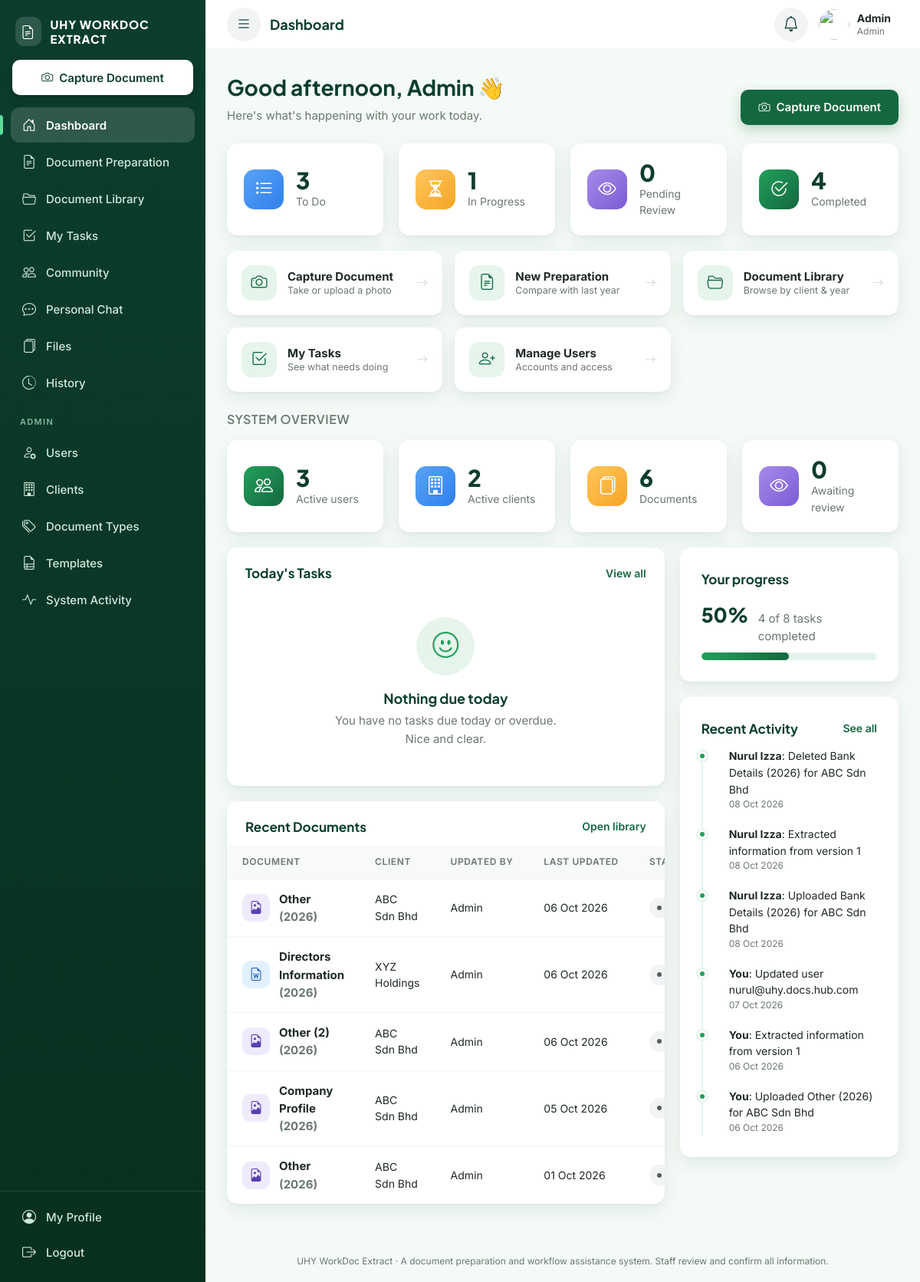
/dashboard.php (signed in), run on the app's committed database.
### tables this page shows
CREATE TABLE `users` (
  `user_id` int(10) UNSIGNED NOT NULL,
  `name` varchar(120) NOT NULL,
  `username` varchar(50) NOT NULL,
  `email` varchar(150) NOT NULL,
  `password` varchar(255) NOT NULL,
  `role` enum('admin','staff') NOT NULL DEFAULT 'staff',
  `staff_type` enum('staff','contract','intern') DEFAULT NULL,
  `department` varchar(50) DEFAULT NULL,
  `avatar_path` varchar(255) DEFAULT NULL,
  `status` enum('active','inactive') NOT NULL DEFAULT 'active',
  `must_change_password` tinyint(1) NOT NULL DEFAULT 1,
  `last_login_at` datetime DEFAULT NULL,
  `created_at` timestamp NOT NULL DEFAULT current_timestamp(),
  `updated_at` timestamp NOT NULL DEFAULT current_timestamp() ON UPDATE current_timestamp()
);

CREATE TABLE `documents` (
  `document_id` int(10) UNSIGNED NOT NULL,
  `client_id` int(10) UNSIGNED NOT NULL,
  `type_id` int(10) UNSIGNED NOT NULL,
  `document_name` varchar(200) NOT NULL,
  `year` smallint(5) UNSIGNED NOT NULL,
  `uploaded_by` int(10) UNSIGNED NOT NULL,
  `current_version_id` int(10) UNSIGNED DEFAULT NULL,
  `prepared_from_version_id` int(10) UNSIGNED DEFAULT NULL,
  `status` enum('draft','in_review','returned','approved','final') NOT NULL DEFAULT 'draft',
  `is_deleted` tinyint(1) NOT NULL DEFAULT 0,
  `deleted_at` datetime DEFAULT NULL,
  `deleted_by` int(10) UNSIGNED DEFAULT NULL,
  `created_at` timestamp NOT NULL DEFAULT current_timestamp(),
  `updated_at` timestamp NOT NULL DEFAULT current_timestamp() ON UPDATE current_timestamp()
);

CREATE TABLE `clients` (
  `client_id` int(10) UNSIGNED NOT NULL,
  `client_name` varchar(150) NOT NULL,
  `registration_no` varchar(50) DEFAULT NULL,
  `contact_person` varchar(120) DEFAULT NULL,
  `status` enum('active','inactive') NOT NULL DEFAULT 'active',
  `created_by` int(10) UNSIGNED DEFAULT NULL,
  `created_at` timestamp NOT NULL DEFAULT current_timestamp()
);

CREATE TABLE `audit_logs` (
  `log_id` bigint(20) UNSIGNED NOT NULL,
  `user_id` int(10) UNSIGNED DEFAULT NULL,
  `action` varchar(60) NOT NULL,
  `entity_type` varchar(50) DEFAULT NULL,
  `entity_id` bigint(20) UNSIGNED DEFAULT NULL,
  `description` varchar(255) DEFAULT NULL,
  `old_value` text DEFAULT NULL,
  `new_value` text DEFAULT NULL,
  `ip_address` varchar(45) DEFAULT NULL,
  `created_at` timestamp NOT NULL DEFAULT current_timestamp()
);

### dashboard.php (the view, shortened to what the rows shown need)
<?php
$user   = require_login();
$isAdmin = $user['role'] === 'admin';
$firstName = explode(' ', trim($user['name']))[0];
$recentDocs = db()->query(
    'SELECT d.document_id, d.document_name, d.year, d.status, d.updated_at,
            c.client_name, v.file_type, u.name AS updated_by
     FROM documents d
     JOIN clients c ON c.client_id = d.client_id
     LEFT JOIN document_versions v ON v.version_id = d.current_version_id
     LEFT JOIN users u ON u.user_id = COALESCE(v.created_by, d.uploaded_by)
     WHERE d.is_deleted = 0
     ORDER BY d.updated_at DESC
     LIMIT 5'
)->fetchAll();
$noise = "'login','logout','login_failed','login_blocked','login_locked'";
if ($isAdmin) {
    $activity = db()->query(
        "SELECT a.description, a.action, a.created_at, a.user_id, u.name
         FROM audit_logs a LEFT JOIN users u ON u.user_id = a.user_id
         WHERE a.action NOT IN ($noise) ORDER BY a.log_id DESC LIMIT 6"
    )->fetchAll();
}
$pageTitle = 'Dashboard';
require __DIR__ . '/includes/header.php';
?>
<div class="df-page-header">
    <div>
        <h1><?= e(greeting()) ?>, <?= e($firstName) ?> 👋</h1>
        <p class="df-page-sub">Here's what's happening with your work today.</p>
    </div>
</div>
<div class="df-grid df-grid-main">
    <div class="df-stack">
        <section class="df-card df-card-flush">
            <?php if ($recentDocs): ?>
                <div class="df-table-wrap">
                    <table class="df-table df-table-cards">
                        <thead><tr><th>Document</th><th>Client</th><th>Updated By</th><th>Last Updated</th><th>Status</th></tr></thead>
                        <tbody>
                        <?php foreach ($recentDocs as $d): [$iconClass, $icon] = doc_icon($d['file_type']); ?>
                            <tr>
                                <td class="df-td-title" data-label="Document">
                                    <a class="df-row-link df-user-cell" href="<?= e(url('documents/view.php?id=' . (int)$d['document_id'])) ?>">
                                        <span class="df-doc-icon df-doc-icon-sm <?= e($iconClass) ?>"><i class="bi <?= e($icon) ?>"></i></span>
                                        <strong><?= e($d['document_name']) ?> <span class="df-muted">(<?= (int)$d['year'] ?>)</span></strong>
                                    </a>
                                </td>
                                <td data-label="Client"><?= e($d['client_name']) ?></td>
                                <td data-label="Updated By"><?= e($d['updated_by'] ?? '-') ?></td>
                                <td data-label="Last Updated"><?= e(time_ago($d['updated_at'])) ?></td>
                                <td data-label="Status"><?= status_badge($d['status']) ?></td>
                            </tr>
                        <?php endforeach; ?>
                        </tbody>
                    </table>
                </div>
            <?php endif; ?>
        </section>
    </div>
    <div class="df-stack">
        <section class="df-card">
            <?php if ($activity): ?>
                <ul class="df-timeline">
                    <?php foreach ($activity as $a): ?>
                        <li>
                            <span class="df-timeline-text">
                                <strong><?= (int)$a['user_id'] === $userId ? 'You' : e($a['name'] ?? 'System') ?></strong>:
                                <?= e($a['description'] ?: ucfirst(str_replace('_', ' ', $a['action']))) ?>
                            </span>
                            <span class="df-timeline-time"><?= e(time_ago($a['created_at'])) ?></span>
                        </li>
                    <?php endforeach; ?>
                </ul>
            <?php endif; ?>
        </section>
    </div>
</div>
<?php require __DIR__ . '/includes/footer.php'; ?>

### includes/header.php (shortened to what the rows shown need)
<?php
$user = current_user();
$pageTitle = $pageTitle ?? 'Dashboard';
?>
<!DOCTYPE html>
<html lang="en">
<head>
    <link rel="stylesheet" href="https://cdn.jsdelivr.net/npm/bootstrap-icons@1.11.3/font/bootstrap-icons.min.css">
    <link rel="stylesheet" href="<?= e(url('assets/css/style.css')) ?>">
</head>
<body class="df-app-body">
<div class="df-shell">
    <div class="df-main">
        <header class="df-topbar">
            <h2 class="df-topbar-title"><?= e($pageTitle) ?></h2>
            <div class="df-topbar-actions">
                <a class="df-topbar-user" href="<?= e(url('profile/index.php')) ?>">
                    <span class="df-topbar-user-text">
                        <strong><?= e($user['name']) ?></strong>
                        <small><?= e(role_label($user)) ?></small>
                    </span>
                </a>
            </div>
        </header>
        <main class="df-content">

### data on the page
users: name "Admin", role "Admin"
documents: document_name "Other", year "2026", client.client_name "ABC Sdn Bhd", uploaded_by.name "Admin", updated_at "06 Oct 2026"
documents: document_name "Directors Information", year "2026", client.client_name "XYZ Holdings", uploaded_by.name "Admin", updated_at "06 Oct 2026"
documents: document_name "Other (2)", year "2026", client.client_name "ABC Sdn Bhd", uploaded_by.name "Admin", updated_at "06 Oct 2026"
documents: document_name "Company Profile", year "2026", client.client_name "ABC Sdn Bhd", uploaded_by.name "Admin", updated_at "05 Oct 2026"
documents: document_name "Other", year "2026", client.client_name "ABC Sdn Bhd", uploaded_by.name "Admin", updated_at "01 Oct 2026"
audit_logs: user.name "Nurul Izza", description "Deleted Bank Details (2026) for ABC Sdn Bhd", created_at "08 Oct 2026"
audit_logs: user.name "Nurul Izza", description "Extracted information from version 1", created_at "08 Oct 2026"
audit_logs: user.name "Nurul Izza", description "Uploaded Bank Details (2026) for ABC Sdn Bhd", created_at "08 Oct 2026"
audit_logs: shows "You", description "Updated user nurul@uhy.docs.hub.com", created_at "07 Oct 2026"
audit_logs: shows "You", description "Extracted information from version 1", created_at "06 Oct 2026"
audit_logs: shows "You", description "Uploaded Other (2026) for ABC Sdn Bhd", created_at "06 Oct 2026"

### other printed values
$item['label'] "Dashboard"
$item['label'] "Document Preparation"
$item['label'] "Document Library"
$item['label'] "My Tasks"
$item['label'] "Community"
$item['label'] "Personal Chat"
$item['label'] "Files"
$item['label'] "History"
$item['label'] "Users"
$item['label'] "Clients"
$item['label'] "Document Types"
$item['label'] "Templates"
$item['label'] "System Activity"
$pageTitle "Dashboard"
greeting() "Good afternoon"
